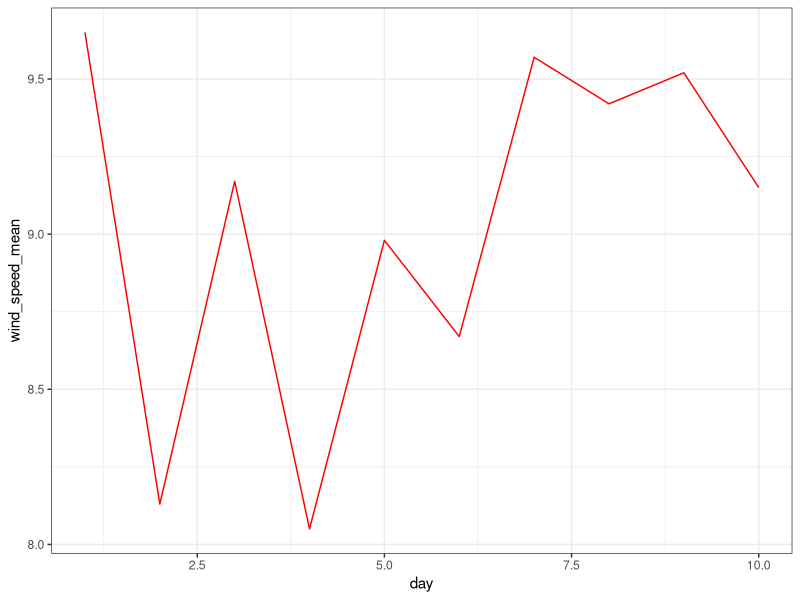
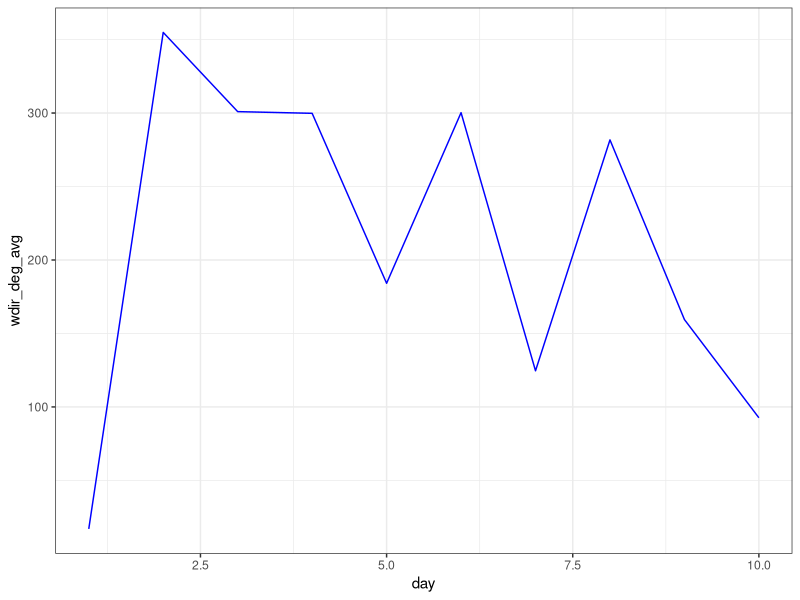

R code for these plots, in order:
#' ---
#' title: "Vector averaging degrees of wind direction"
#' author: "Beau Larkin"
#' date: "2021-03-05"
#' output: github_document
#' ---

#' # Description
#' Wind direction is usually reported in degrees, which presents a problem for calculating averages. 
#' If the wind direction for a give time period varied bewteen 340 and 20 degrees, the average direction
#' near north, but taking the average of 340 and 20 equals 180, or south. To produce a meaningful average
#' of wind direction, we must use vector functions to decompose degrees into longitudinal and latitudinal 
#' dimensions, calculate the average (and/or a measure of variability), and recombine them to report the 
#' result in degrees. 
#' 
#' Simply calculating the vector average of wind direction will result in an incomplete average, however.
#' We will also take into account the wind speed, which acts as a weight on direction. For example, if 
#' the wind blows gently from the east for half of a day, and strongly from the north for half of the day,
#' we would expect the average to be closer to north than to east. 
#' 
#' ## Citation
#' This example and script was adapted from 
#' [Grange, S.K. (2014). Technical note : Averaging wind speeds and directions, 1–12](https://www.researchgate.net/publication/262766424_Technical_note_Averaging_wind_speeds_and_directions)
#' 
#' # Load necessary tools
#+ libraries
library(knitr)
library(tidyverse)

#' # Create data to motivate example
#' ## Wind directions
#' We will be working with data obtained via API from [Davis Instruments Weatherlink](https://www.davisinstruments.com/weatherlink-cloud/).
#' Our API returns wind direction data that are binned into 16 compass directions, and the compass directions are represented 
#' either as text or as an integer in c(0, 15). Translating these stored variables into degrees will require translation. Note: we need to find out 
#' whether the mapping used by Davis follows the following schema before implementing this script with real data.  

#+ wind_direction
wind_dir <-
  data.frame(
    wdir_integer = c(0:15),
    wdir_text = c("N", "NNE", "NE", "ENE", "E", "ESE", "SE", "SSE", "S", "SSW", "SW", "WSW", "W", "WNW", "NW", "NNW"),
    wdir_degree = c(22.5 * c(0:15))
  )
#' ### Wind direction data translation
#+ wind_direction_codes
wind_dir %>% kable()

#' ### Example weather data
#' Data used in this example includes 1000 rows, split into ten "days" with 100 values for each day.
#' Wind speed is sampled from an integer vector and for this example is unitless. The wind direction
#' data are sampled from the `wind_dir` data frame.

weather_data <-
  data.frame(
    day = rep(1:10, each = 100),
    wind_speed = sample(0:18, size = 1000, replace = TRUE),
    slice_sample(wind_dir, n = 1000, replace = TRUE)
  ) %>%
  glimpse()

#' ### Vector averaging and results
#' New variables are added here to the source data frame. The variables `wdir_u` and `wdir_v` comprise the latitudinal
#' and longitudinal components of the wind direction vector. 
#' 
#' In all summary functions, `na.rm = TRUE` is set because it is almost a given in real weather data that NA
#' or NULL values will be reported. 

## Calculate the u and v wind components, add as new variables in data frame
weather_data$wdir_u <- -weather_data$wind_speed * sin(2 * pi * weather_data$wdir_degree / 360)
weather_data$wdir_v <- -weather_data$wind_speed * cos(2 * pi * weather_data$wdir_degree / 360)
weather_data %>% glimpse()

## Calculate the average of wind vectors, grouped by time (in this case, "day")
weather_summary <-
  weather_data %>%
  group_by(day) %>%
  summarize(
    wind_speed_mean = mean(wind_speed, na.rm = TRUE),
    wdir_u_mean = mean(wdir_u, na.rm = TRUE),
    wdir_v_mean = mean(wdir_v, na.rm = TRUE),
    wdir_deg_avg = (atan2(wdir_u_mean, wdir_v_mean) * 360 / 2 / pi) + 180,
    .groups = "drop"
  )
weather_summary %>% kable()

#' It is possible to calculate the standard deviation of wind speed and wind direction, 
#' but implementing this will take additional work. Applying standard deviations to wind 
#' direction mean that the y axis in figures will extend above 360 and below 0, which seems
#' inappropriate. For wind speed, we also will be able to display max and min wind speed, if desired,
#' alleviating the need for a measure of variability. 
#' 
#' #### For information on the standard deviation of wind directions, see:
#' * Wikipedia [page](https://en.wikipedia.org/wiki/Yamartino_method) on the Yamartino method 
#' * *On the Algorithms Used to Compute the Standard Deviation of Wind Direction*, [Farrugia et al. 2009](https://journals.ametsoc.org/view/journals/apme/48/10/2009jamc2050.1.xml)
#' 
#' ### Graphical display
#' This figure is laughably simple with only ten days included, but it's representative 
#' of what wind speed and direction displays often look like. 

#+ Average wind speed
weather_summary %>% 
  ggplot(aes(x = day, y = wind_speed_mean)) +
  geom_line(color = "red") +
  theme_bw()
#+ Average wind direction
weather_summary %>% 
  ggplot(aes(x = day, y = wdir_deg_avg)) +
  geom_line(color = "blue") +
  theme_bw()

#' ### Proof of concept
#' Let's make sure that this works with wind directions that should average to north.
dir_vec <- c(310, 340, 355, 5, 15, 20)
sp_vec = sample(2:7)
u <- -sp_vec * sin(2 * pi * dir_vec / 360)
v <- -sp_vec * cos(2 * pi * dir_vec / 360)
## Should be close to 360 and not close to the average of `dir_vec`
mean(dir_vec)
(atan2(mean(u), mean(v)) * 360 / 2 / pi) + 180

#' ### Code simplification
#' The code here could easily be streamlined into a unified block, but for implementation of this
#' in our weather application, this script must be adapted to SQL, so for now it's best to leave it like
#' it is. 